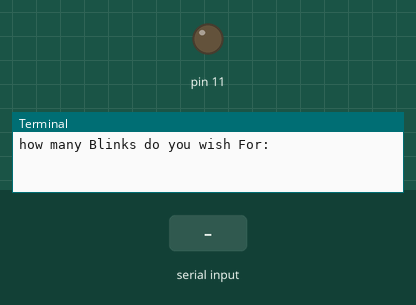
Recording of a program running on a simulated Raspberry Pi (header pin numbers). Parts: output pins drawn as LEDs (lit = HIGH), the last lines printed to the terminal. Dashed ring = blinking. Inputs (shaded band) come from the test bench.

Above: at 1.2 s.
1.3 s: "5" typed at the terminal, then Enter
At 1.6 s:
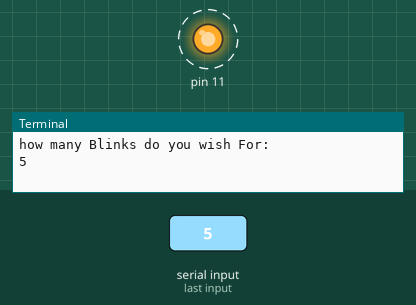
Timing chart, 0 to 11.8 s (numbered marks = the images above; inputs shaded):
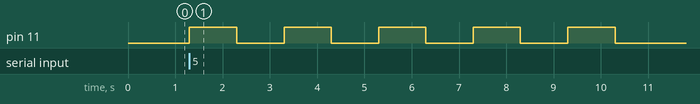

Measured:
- after the input at 1.3 s, pin 11: alternates HIGH for 1.0 s and LOW for 1.0 s, starting at once

The program:

02_Blink.py
```python
import RPi.GPIO as GPIO
import time
count='Y'
GPIO.setmode(GPIO.BOARD)
GPIO.setup(11,GPIO.OUT)
while count=='Y':
	numBlink=int(input('how many Blinks do you wish For: ' ))
	for i in range(0,numBlink):
		GPIO.output(11,1)
		time.sleep(1)
		GPIO.output(11,0)
		time.sleep(1)
	cont=input('Do you want to Continue : (Y for Yes)')
GPIO.cleanup()
```
